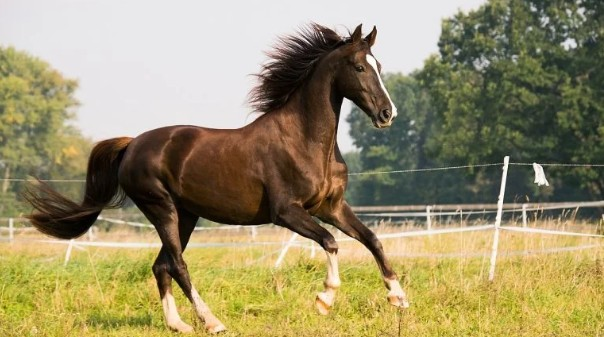
#> input picture testImg1.jpg, 604 x 337 px
$ python ex1_main.py
#> lines starting #> are read from the running program, lines starting #| are printed output that depends on the picture; long printed decimals are rounded
### ex1_utils.py
import numpy as np
import cv2
from typing import List
import matplotlib.pyplot as plt


def myID() -> int:
    """
    Return my ID
    :return: int
    """
    # [cite: 18]
    return 214450371


def imReadAndConvert(filename: str, representation: int) -> np.ndarray:
    """
    Reads an image, and returns the image converted as requested
    :param filename: The path to the image
    :param representation: grayscale (1) or RGB (2)
    :return: The image np array normalized to [0,1]
    """
    # Read image using OpenCV (loads as BGR) [cite: 34]
    img = cv2.imread(filename)
    if img is None:
        return np.array([])

    if representation == 1:
        # Convert to Grayscale [cite: 30]
        img = cv2.cvtColor(img, cv2.COLOR_BGR2GRAY)
    elif representation == 2:
        # Convert BGR to RGB [cite: 30, 47]
        img = cv2.cvtColor(img, cv2.COLOR_BGR2RGB)

    # Normalize to [0, 1] and convert to float [cite: 33]
    return img.astype(np.float64) / 255.0


def imDisplay(filename: str, representation: int) -> None:
    """
    Reads an image as RGB or GRAY_SCALE and displays it
    :param filename: The path to the image
    :param representation: grayscale (1) or RGB(2)
    :return: None
    """
    # Load image using the previous function [cite: 38]
    img = imReadAndConvert(filename, representation)

    plt.figure()
    if representation == 1:
        # Display as grayscale [cite: 46]
        plt.imshow(img, cmap='gray')
    else:
        # Display as RGB [cite: 47]
        plt.imshow(img)
    plt.show()


def transformRGB2YIQ(imRGB: np.ndarray) -> np.ndarray:
    """
    Converts an RGB image to YIQ color space
    :param imRGB: An Image in RGB
    :return: A YIQ in image color space
    """
    # Transformation matrix from documentation [cite: 51]
    yiq_from_rgb = np.array([[0.299, 0.587, 0.114],
                             [0.596, -0.275, -0.321],
                             [0.212, -0.523, 0.311]])

    # Vectorial multiplication using dot product [cite: 66, 145]
    return imRGB.dot(yiq_from_rgb.T)


def transformYIQ2RGB(imYIQ: np.ndarray) -> np.ndarray:
    """
    Converts an YIQ image to RGB color space
    :param imYIQ: An Image in YIQ
    :return: A RGB in image color space
    """
    # Inverse matrix for YIQ to RGB conversion [cite: 64]
    yiq_from_rgb = np.array([[0.299, 0.587, 0.114],
                             [0.596, -0.275, -0.321],
                             [0.212, -0.523, 0.311]])
    rgb_from_yiq = np.linalg.inv(yiq_from_rgb)

    # Vectorial multiplication [cite: 66]
    return imYIQ.dot(rgb_from_yiq.T)


def histsogramEqualize(imOrig: np.ndarray) -> (np.ndarray, np.ndarray, np.ndarray):
    """
    Equalizes the histogram of an image
    :param imOrig: Original image
    :return: (imgEq, historg, histEQ)
    """
    # Handle RGB by processing only the Y channel [cite: 79]
    is_rgb = len(imOrig.shape) == 3
    if is_rgb:
        yiq = transformRGB2YIQ(imOrig)
        work_img = yiq[:, :, 0]
    else:
        work_img = imOrig

    # Step 1: Calculate image histogram (scaled to 0-255) [cite: 82, 88]
    img_255 = (work_img * 255).astype(np.uint8)
    hist_org, _ = np.histogram(img_255.flatten(), bins=256, range=(0, 256))

    # Step 2: Calculate normalized Cumulative Sum [cite: 83]
    cumsum = hist_org.cumsum()
    cumsum_norm = cumsum / cumsum[-1]

    # Step 3: Create LookUpTable (LUT) [cite: 84]
    lut = (cumsum_norm * 255).astype(np.uint8)

    # Step 4: Replace intensities [cite: 85]
    img_eq_255 = lut[img_255]
    img_eq = img_eq_255.astype(np.float64) / 255.0

    # Final histogram [cite: 89]
    hist_eq, _ = np.histogram(img_eq_255.flatten(), bins=256, range=(0, 256))

    if is_rgb:
        yiq[:, :, 0] = img_eq
        img_eq = transformYIQ2RGB(yiq)

    return img_eq, hist_org, hist_eq


def quantizeImage(imOrig: np.ndarray, nQuant: int, nIter: int) -> (List[np.ndarray], List[float]):
    """
    Quantized an image in to nQuant colors
    :param imOrig: The original image (RGB or Gray scale)
    :param nQuant: Number of colors to quantize the image to
    :param nIter: Number of optimization loops
    :return: (List [qImage_i], List [error_i])
    """
    # Handle RGB [cite: 101]
    is_rgb = len(imOrig.shape) == 3
    if is_rgb:
        yiq = transformRGB2YIQ(imOrig)
        y_channel = yiq[:, :, 0]
    else:
        y_channel = imOrig

    y_255 = (y_channel * 255).astype(np.uint8)
    hist, _ = np.histogram(y_255, bins=256, range=(0, 256))

    # Initialize borders z with equal number of pixels [cite: 115]
    cumsum = hist.cumsum()
    step = cumsum[-1] // nQuant
    z = np.zeros(nQuant + 1, dtype=int)
    for i in range(1, nQuant):
        z[i] = np.searchsorted(cumsum, i * step)
    z[nQuant] = 255  # [cite: 106]

    q = np.zeros(nQuant)
    images = []
    errors = []

    for _ in range(nIter):
        # Find optimal q (weighted means of segments) [cite: 107, 112]
        for i in range(nQuant):
            range_vals = np.arange(z[i], z[i + 1] + 1)
            h_vals = hist[z[i]: z[i + 1] + 1]
            if h_vals.sum() > 0:
                q[i] = (range_vals * h_vals).sum() / h_vals.sum()

        # Calculate MSE error [cite: 117, 118]
        error = 0
        for i in range(nQuant):
            range_vals = np.arange(z[i], z[i + 1] + 1)
            h_vals = hist[z[i]: z[i + 1] + 1]
            error += np.sum(((q[i] - range_vals) ** 2) * h_vals)
        errors.append(error)

        # Update quantized image [cite: 100]
        lut = np.zeros(256)
        for i in range(nQuant):
            lut[z[i]: z[i + 1] + 1] = q[i]

        q_img_y = lut[y_255] / 255.0
        if is_rgb:
            tmp_yiq = yiq.copy()
            tmp_yiq[:, :, 0] = q_img_y
            images.append(transformYIQ2RGB(tmp_yiq))
        else:
            images.append(q_img_y)

        # Update borders z [cite: 105, 112]
        old_z = z.copy()
        for i in range(1, nQuant):
            z[i] = (q[i - 1] + q[i]) / 2

        if np.array_equal(old_z, z):  # Convergence check
            break

    plt.plot(errors)  # [cite: 119]
    plt.show()
    return images, errors

### gamma.py
import cv2
import numpy as np
from ex1_utils import imReadAndConvert


def gammaDisplay(img_path: str, rep: int) -> None:
    """
    GUI for gamma correction using OpenCV trackbars
    :param img_path: Path to the image
    :param rep: grayscale (1) or RGB(2)
    :return: None
    """
    # Load and normalize image [cite: 124, 133]
    img = imReadAndConvert(img_path, rep)

    # OpenCV uses BGR, but imReadAndConvert returns RGB or Gray
    if rep == 2:
        img = cv2.cvtColor((img * 255).astype(np.uint8), cv2.COLOR_RGB2BGR)
    else:
        img = (img * 255).astype(np.uint8)

    window_name = "Gamma Correction"
    cv2.namedWindow(window_name)

    def on_trackbar(val):
        # Convert integer 0-200 to float 0.0-2.0 [cite: 136, 137]
        gamma = val / 100.0
        # Power law transformation: I_out = I_in ^ gamma [cite: 124]
        # Normalize to float for math, then back to uint8 for display
        img_float = img.astype(np.float64) / 255.0
        corrected = np.power(img_float, gamma)
        cv2.imshow(window_name, (corrected * 255).astype(np.uint8))

    # Slider from 0 to 2 with resolution 0.01 (integer 0 to 200) [cite: 136]
    cv2.createTrackbar("Gamma", window_name, 100, 200, on_trackbar)

    # Initial display
    on_trackbar(100)

    cv2.waitKey(0)
    cv2.destroyAllWindows()


# [3 lines that do not run on import are left out]

### ex1_main.py
import os
import sys
import matplotlib

base_python_path = r"C:\Users\Inbar\AppData\Local\Programs\Python\Python313"
os.environ['TCL_LIBRARY'] = os.path.join(base_python_path, "tcl", "tcl8.6")
os.environ['TK_LIBRARY'] = os.path.join(base_python_path, "tcl", "tk8.6")

matplotlib.use('TkAgg')
from ex1_utils import *
from gamma import gammaDisplay
# ------------------------------

def main():
    # 1. Check ID [cite: 14-18]
    print(f"Testing ID: {myID()}")

    # Set image path - make sure this file exists in your folder! [cite: 154]
    img_path = 'testImg1.jpg'

    if not os.path.exists(img_path):
        print(f"ERROR: General image file '{img_path}' not found in directory.")
        return

    # 2. Test Read and Convert [cite: 24-33]
    print("Testing imReadAndConvert...")
    im_gray = imReadAndConvert(img_path, 1)  # Gray
#> in imReadAndConvert, img is the input picture: shape (337, 604, 3); mean B, G, R 105.9, 143.3, 153.7
    im_rgb = imReadAndConvert(img_path, 2)  # RGB

    # 3. Test Display [cite: 40-47]
    print("Testing imDisplay (Close the window to continue)...")
    imDisplay(img_path, 1)

    # 4. Test YIQ Transformations [cite: 53-66]
    print("Testing YIQ Transformations...")
    yiq_img = transformRGB2YIQ(im_rgb)
    rgb_back = transformYIQ2RGB(yiq_img)

    # Check if conversion is consistent (Original vs Back-and-Forth)
    diff = np.abs(im_rgb - rgb_back).max()
#> diff = 4.44e-16
    print(f"Max difference in RGB restoration: {diff:.6f}")
#| Max difference in RGB restoration: 0

    # 5. Test Histogram Equalization [cite: 70-78]
    print("Testing Histogram Equalization...")
    # Test on RGB (will process Y channel internally) [cite: 79]
    img_eq, h_org, h_eq = histsogramEqualize(im_rgb)
#> in histsogramEqualize, `hist_org, _ = np.histogram(img_255.flatten(), bins=256, range=(0, 256))`: hist_org = 256 values, max 15017 at index 233, min 0 at index 255, mean 795.1
#> in histsogramEqualize, `cumsum = hist_org.cumsum()`: cumsum = 256 values from 21 to 203548
#> in histsogramEqualize, `cumsum_norm = cumsum / cumsum[-1]`: cumsum_norm = 256 values from 0.000103 to 1
#> in histsogramEqualize, `lut = (cumsum_norm * 255).astype(np.uint8)`: lut = 256 values from 0 to 255
#> in histsogramEqualize, `img_eq_255 = lut[img_255]`:
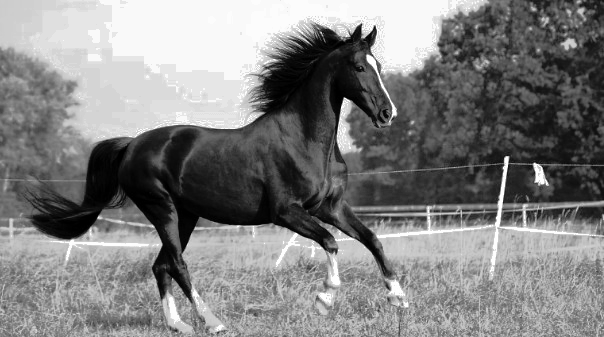
#> img_eq_255: shape (337, 604); min 0, max 255, mean 128.4
#> in histsogramEqualize, `hist_eq, _ = np.histogram(img_eq_255.flatten(), bins=256, range=(0, 25..`: hist_eq = 256 values, max 15017 at index 249, min 0 at index 32, mean 795.1
#> in transformYIQ2RGB (call 2), `return imYIQ.dot(rgb_from_yiq.T)`:
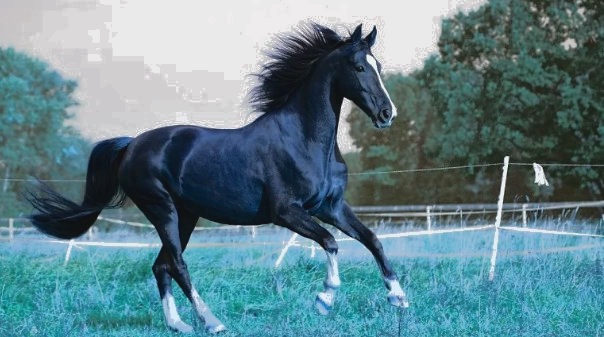
#> returned value: shape (337, 604, 3) float64; mean of channels 0, 1, 2 0.549, 0.508, 0.362; drawn with min black and max white
#> h_org has the same summary as hist_org in histsogramEqualize; h_eq has the same summary as hist_eq in histsogramEqualize

    plt.figure(figsize=(12, 6))
    plt.subplot(1, 2, 1);
    plt.imshow(im_rgb);
    plt.title("Original")
    plt.subplot(1, 2, 2);
    plt.imshow(img_eq);
    plt.title("Equalized")
    plt.show()
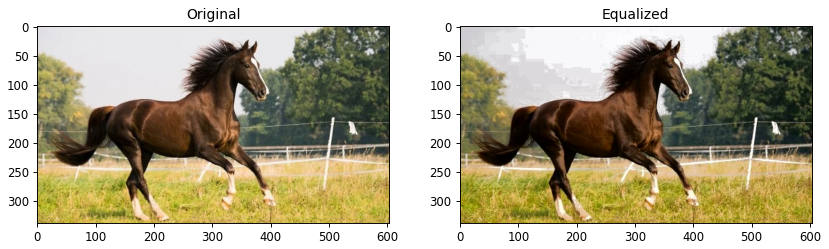
#> figure drawn by matplotlib, 2 panels

    # 6. Test Quantization [cite: 90-100]
    print("Testing Quantization (nQuant=4, nIter=10)...")
    # This will also plot the error graph [cite: 119]
    q_imgs, errors = quantizeImage(im_rgb, nQuant=4, nIter=10)
#> in quantizeImage, `hist, _ = np.histogram(y_255, bins=256, range=(0, 256))`: hist has the same summary as hist_org in histsogramEqualize
#> in quantizeImage, `cumsum = hist.cumsum()`: cumsum = 256 values from 21 to 203548
#> in quantizeImage, `step = cumsum[-1] // nQuant`: step = 50887
#> after the loop in quantizeImage, `for i in range(1, nQuant):`: z = [0, 75, 156, 204, 0]
#> the loop in quantizeImage, `for _ in range(nIter):` made 9 passes
#> old_z on passes 1 to 9: [0, 75, 156, 204, 255], [0, 79, 146, 204, 255], [0, 78, 143, 202, 255], [0, 77, 141, 201, 255], [0, 76, 139, 200, 255], [0, 75, 138, 199, 255], [0, 74, 137, 199, 255], [0, 74, 136, 198, 255], [0, 73, 136, 198, 255]
#> pass 1, in quantizeImage, `q_img_y = lut[y_255] / 255.0`:
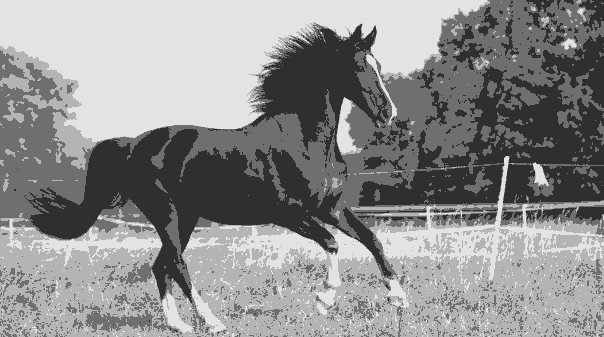
#> q_img_y: shape (337, 604) float64; min 0.186, max 0.892, mean 0.557
#> after the loop in quantizeImage, `for _ in range(nIter):`:
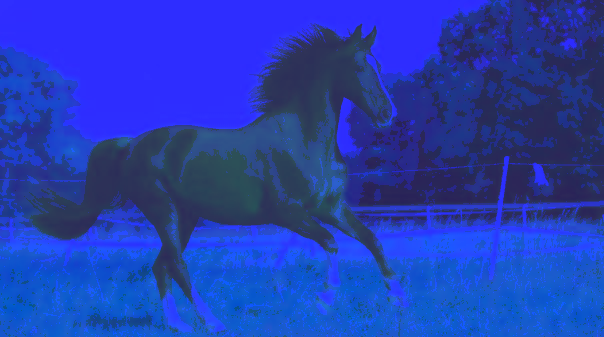
#> tmp_yiq: shape (337, 604, 3) float64; mean of channels 0, 1, 2 0.557, 0.0713, -0.0369; drawn with min black and max white
#> after the loop in quantizeImage, `for _ in range(nIter):`: errors = [65179480.5, 58129426.4, 57392846.5, 57025825.4, 56837926.6, 56716597.6, 56751753.3, 56841664.8, 56866671]; images = 9 items; q = [46.39, 100.1, 171.9, 224.7]; z = [0, 73, 136, 198, 255]
#> in quantizeImage, `plt.show()`:
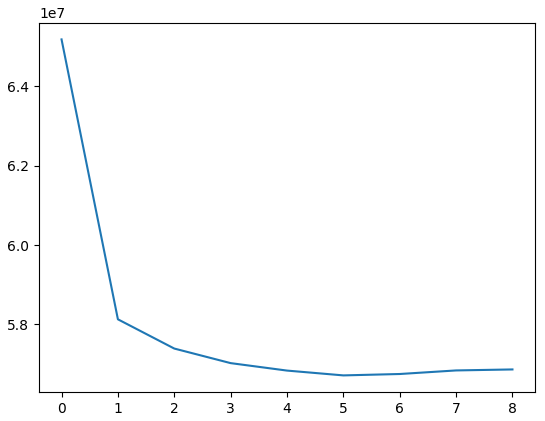
#> figure drawn by matplotlib, 1 panel
#> q_imgs = 9 items

    if q_imgs:
        plt.figure()
        plt.imshow(q_imgs[-1])
        plt.title("Final Quantized Image")
        plt.show()
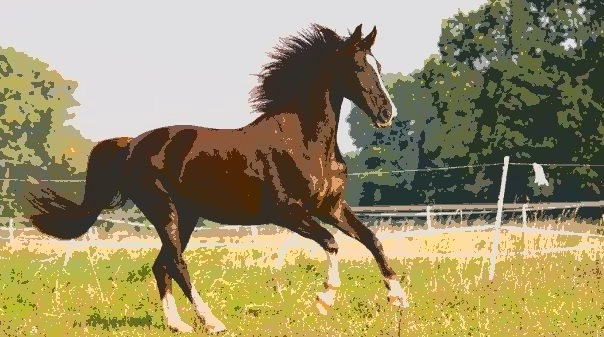
#> shown: shape (337, 604, 3) float64; mean R, G, B 0.602, 0.561, 0.415

    # 7. Test Gamma Display [cite: 123-135]
    print("Testing Gamma Correction GUI...")
    gammaDisplay(img_path, 2)


if __name__ == '__main__':
    main()
